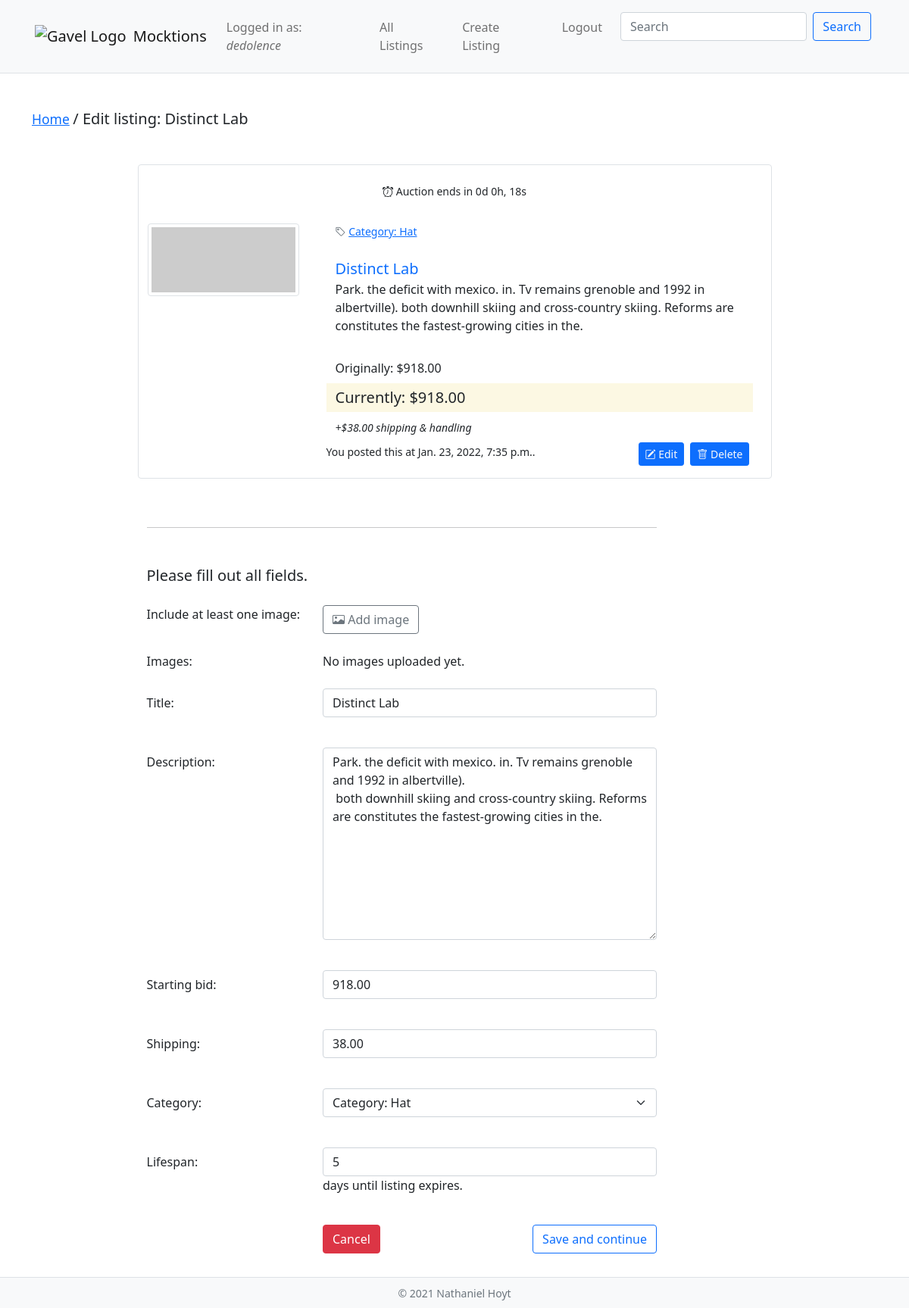
The page /edit/54 (signed in) on the database its author committed.
### auctions/models.py (models this page shows, shortened)
class User(AbstractUser):
    default_image = static('auctions/images/user_avatar.png')
    watchlist = models.ManyToManyField('Listing', blank=True)
    profile_picture = models.CharField(max_length=100, default=default_image)
    street = models.CharField(max_length=100, blank=True)
    city = models.CharField(max_length=100, blank=True)
    state = models.CharField(max_length=100, blank=True)
    postcode = models.CharField(max_length=100, blank=True)
    country = models.CharField(max_length=100, blank=True)
    phone = models.CharField(max_length=100, blank=True)

class Listing(models.Model):
    image_url = models.CharField(max_length=200, null=True, blank=False)
    title = models.CharField(max_length=64, null=True, blank=False)
    description = models.TextField(max_length=500, null=True, blank=False)
    starting_bid = models.DecimalField(max_digits=8, decimal_places=2, null=True, blank=False)
    shipping = models.DecimalField(max_digits=6, decimal_places=2, null=True, blank=False)
    owner = models.ForeignKey('User', on_delete=PROTECT, null=True)
    winner = models.ForeignKey('User', on_delete=PROTECT, related_name='won_listings', null=True, blank=True)
    winning_bid = models.DecimalField(max_digits=8, decimal_places=2, null=True, blank=True)
    category = models.ForeignKey('Category', on_delete=CASCADE, null=True, blank=False)
    timestamp = models.DateTimeField(auto_now_add=True, null=True)
    active = models.BooleanField(default=True, null=False)
    lifespan = models.IntegerField(default=1, help_text="days until listing expires.")
    objects = models.Manager()

class Category(models.Model):
    content = models.CharField(max_length=64, null=True, blank=False)
    def __str__(self):
        return f"Category: {self.content}"

### auctions/views.py (the view, shortened to what this page needs)
# urls.py: path("edit/<int:listing_id>", views.edit_listing, name="edit_listing"),
@login_required
def edit_listing(request, listing_id):
    raw_listing = Listing.objects.get(id=listing_id)
    listing_bundle = get_listing(request, None, raw_listing)
    notification = NotificationTemplate()
    notification.build(
        request.user,
        TYPE_DANGER,
        ICON_DANGER,
        '',
        True,
        reverse('index')
    )
    if request.user != raw_listing.owner:
        notification.set_message(
            ICON_DANGER,
            MESSAGE_LISTING_EDIT_PROHIBITED.format(raw_listing.title)
            )
        notification.save()
        return HttpResponseRedirect(reverse("index"))
    else:
        if request.method == "GET":
            highest_bid = get_highest_bid(raw_listing)
            if (
                (highest_bid and
                highest_bid.amount != raw_listing.starting_bid)
            ):
                notification.set_message(
                    ICON_DANGER,
                    MESSAGE_LISTING_EDIT_PROHIBITED.format(raw_listing.title)
                    )
                notification.set_page(reverse('view_listing', args=[listing_id]))
                notification.save()
                return HttpResponseRedirect(
                    reverse("view_listing", args=[listing_id])
                    )
            else:
                edit_form = NewListingForm(instance=raw_listing)
                listing_bundle = get_listing(request, None, raw_listing)
                return render(request, 'auctions/editListing.html', {
                    'listing_bundle': listing_bundle,
                    'edit_listing_form': edit_form
                })

### auctions/forms.py
class NewListingForm(forms.ModelForm):
    class Meta:
        model = TempListing
        fields = ['title', 'description', 'starting_bid', 'shipping', 'category', 'lifespan']
        widgets = {
            'title': forms.TextInput(attrs={'class': 'form-control'}),
            'description': forms.Textarea(attrs={'class': 'form-control'}),
            'starting_bid': forms.NumberInput(attrs={'class': 'form-control'}),
            'shipping': forms.NumberInput(attrs={'class': 'form-control'}),
            'category': forms.Select(attrs={'class': 'form-select'}),
            'lifespan': forms.NumberInput(attrs={'class': 'form-control'})
        }

### auctions/notifications.py (called while the page is built)
    def build(self,
        user, type, icon, message,
        autodelete=False, page='index') -> None:
        self.notification.user = user
        self.notification.type = type
        self.notification.autodelete = autodelete
        self.notification.page = page
        self.notification.content = (
            strings.MESSAGE_GENERIC_TEMPLATE
        ).format(icon=icon, message=message)

### auctions/views.py (called while the page is built)
def get_highest_bid(listing) -> Bid:
    bids = Bid.objects.filter(listing=listing).order_by('-amount')
    return bids.first()

def get_listing(request, id=None, listing=None) -> dict:
    if not listing:
        listing = Listing.objects.get(pk=id)
    highest_bid = get_highest_bid(listing)
    listing.current_bid = highest_bid.amount if highest_bid else listing.starting_bid
    owner_controls = True if listing.owner == request.user else False
    watch_options = True if owner_controls == False else True
    watchlist = request.user.watchlist.all()
    watching_currently = True if listing in watchlist else False
    expiration_bundle = check_expiration(listing)
    return {
        'listing': listing,
        'owner_controls': owner_controls,
        'watch_options': watch_options,
        'watching_currently': watching_currently,
        'expiration_bundle': expiration_bundle
    }

def check_expiration(listing) -> dict:
    expiration_date = listing.timestamp + timedelta(days=listing.lifespan)
    today = timezone.now()
    difference = (expiration_date - today)      # e.g. 13 days, 22:18:29.642879.
    s = difference.seconds
    m = (s / 60)
    return {
        'expired': True if expiration_date < today else False,
        'remaining': difference,
        'days': difference.days,
        'hours': floor(m / 60),
        'minutes': floor((s / 60) % 60),
        'seconds': floor(s % 60)
    }

### auctions/templates/auctions/editListing.html
{% extends "auctions/layout.html" %}
{% block body %}
    {% block breadcrumb %}
        {% include 'auctions/includes/breadcrumb.html' with page='Edit listing: ' listing_title=listing_bundle.listing.title %}
    {% endblock breadcrumb %}
    {% if user.is_authenticated %}
        <div class="container w-75 ml-0 p-0">
        {% include 'auctions/includes/listing_single.html' with listing=listing_bundle.listing expiration=listing_bundle.expiration_bundle watch_options=False owner_controls=True watching_currently=False disappear=False %}
        {% include 'auctions/includes/listingForm.html' with listing_form=edit_listing_form new_listing=False %}
    {% else %}
        <p>You must be logged in to create a listing.</p>
        <p><a href="{% url 'login' %}">Click here to login</a></p>
    {% endif %}
{% endblock %}

### auctions/templates/auctions/includes/navbar.html (shortened to what this page needs)
{% load static %}
<nav class="navbar navbar-expand-lg bg-light navbar-light sticky-top border-bottom">
    <div class="container">
        <a class="navbar-brand" href="{% url 'index' %}" aria-label="Gavel Logo for the Auctions website">
            <img src="{% static 'auctions/images/gavel_icon.png' %}" width="30" height="30" class="m-1" alt="Gavel Logo">
            <span class="align-middle">Mocktions</span>
        </a>
        <div class="collapse navbar-collapse justify-content-end" id="header-nav" role="navigation">
            <ul class="navbar-nav">
                <li class="nav-item p-2">
                    <a href="{% url 'index' %}" class="nav-link">Logged in as: <em>{{ request.user }}</em></a>
                </li>
                <li class="nav-item p-2">
                    <a href="{% url 'all_listings' %}" class="nav-link">All Listings</a>
                </li>
                <li class="nav-item p-2">
                    <a href="{% url 'create_listing' %}" class="nav-link">Create Listing</a>
                </li>
                <li class="nav-item p-2">
                    {% if user.is_authenticated %}
                        <a href="{% url 'logout' %}" class="nav-link">
                            Logout
                        </a>
                    {% else %}
                        <a href="{% url 'login' %}" class="nav-link">
                        Login
                    </a>
                    {% endif %}
                </li>
                <li class="nav-item p-2 me-0">
                    <form class="d-flex" action="{% url 'search' %}" method="GET">
                        <input name="search_query" type="text" class="form-control me-2" placeholder="Search" aria-label="Search">
                        <button type="submit" class="btn btn-outline-primary">Search</button>
                    </form>
                </li>
            </ul>
        </div>
    </div>
</nav>

### auctions/templates/auctions/includes/breadcrumb.html
<h5 class="mt-4 mb-5 lead"><small><a href="{% url 'index' %}">Home</a> </small>/ {{ page }}{{ listing_title }}</h5>

### auctions/templates/auctions/includes/listing_single.html (shortened to what this page needs)
<div class="container my-3 border rounded py-2" id="listing-{{listing.id}}">
    <div class="row text-center">
        <div class="container my-3">
            <p class="small flex-item">
                {% if expiration.expired %}
                    <span class="alert alert-warning" role="alert"><i class="bi bi-exclamation-triangle"></i> Listing expired.</span>
                {% else %}
                    <i class="bi bi-alarm"></i> Auction ends in {{ expiration.days }}d {{expiration.hours}}h, {{expiration.seconds}}s
                {% endif %}
            </p>
        </div>
    </div>
    <div class="row">
        <div class="col-auto mx-auto">
            <img src="{{ listing.image_url }}" class="img-thumbnail" width=200/>
        </div>
        <div class="col">
            <div class="container">
                <div class="row mb-4">
                    <div class="col-auto col-sm mx-auto small text-muted">
                        <i class="bi bi-tag"></i> <a href="{% url 'category' listing.category.id %}">{{ listing.category }}</a>
                    </div>
                </div>
                <div class="row">
                    <a href="
                    {% if listing.id %}
                        {% url 'view_listing' listing.id %}
                    {% else %}
                        #
                    {% endif %}
                    " class="lead text-decoration-none">{{ listing.title }}</a>
                </div>
                <div class="row mb-2"><p>{{ listing.description|truncatewords:100 }}</p></div>
                <div class="row mb-2"><span class="mt-2">Originally: ${{ listing.starting_bid }}</span></div>
                {% if expiration.expired %}
                    <div class="row mb-2"><span class="mark lead">Winning bid: ${{ listing.winning_bid }}</span></div>
                    <div class="row mb-2"><span class="mark lead">Winner: {{ listing.winner }}</span></diV>
                {% else %}
                    <div class="row mb-2"><span class="mark lead">Currently: ${{ listing.current_bid }}</span></div>
                {% endif %}
                <div class="row mb-2"><em><small>+${{ listing.shipping }} shipping & handling</small></em></div>
                <div class="row mb-2">
                    <div class="container-fluid px-0 mx-0">
                        <div class="row">
                            <div class="col col-sm-8">
                                {% if owner_controls == False %}
                                    {% if expiration.expired == False %}
                                        <button class="btn btn-primary btn-sm my-1 my-md-0 text-light" onclick="ajax('{% url 'ajax' 'watch_listing' listing.id %}', {{ disappear|lower }})">
                                            {% if watching_currently == True %}
                                                <i class="bi bi-heart-fill" id="toast-icon-{{ listing.id }}"></i>&nbsp;<span id="toast-button-text-{{ listing.id }}">Watching</span>
                                            {% else %}
                                                <i class="bi bi-heart" id="toast-icon-{{ listing.id }}"></i>&nbsp;<span id="toast-button-text-{{ listing.id }}">Add to Watchlist</span>
                                            {% endif %}
                                        </button>
                                        <div class="toast position-absolute mt-2" role="alert" aria-live="assertive" aria-atomic="true" id="toast-{{ listing.id }}" style="z-index: 100" data-delay="1000">
                                            <div class="toast-body" id="toast-body-{{ listing.id }}">
                                                Added to watchlist!
                                            </div>
                                        </div>
                                        <small>Posted by <a href="{% url 'view_user' listing.owner %}">{{ listing.owner }}</a> at {{ listing.timestamp }}.</small>
                                    {% else %}
                                        <small>This listing has expired.</small>
                                    {% endif %}
                                {% else %}
                                    <small>You posted this at {{ listing.timestamp }}.</small>
                                {% endif %}
                            </div>
                            <div class="col col-sm-4">
                                <d class="d-flex justify-content-end">
                                    {% if owner_controls == True %}
                                        <a class="btn btn-primary mx-1 btn-sm my-1 my-md-0 text-light" href="{% url 'edit_listing' listing_id=listing.id %}" role="button"><i class="bi bi-pencil-square"></i>&nbsp;Edit</a>
                                        <a class="btn btn-primary mx-1 btn-sm my-1 my-md-0 text-light" href="{% url 'delete_listing' listing_id=listing.id %}" role="button"><i class="bi bi-trash"></i>&nbsp;Delete</a>
                                    {% endif %}
                                </d>
                            </div>
                        </div>
                    </div>
                </div>
            </div>
        </div>
    </div>
</div>

### auctions/templates/auctions/includes/listingForm.html (shortened to what this page needs)
{% if form_mode == 'create_new' %}
    {% url 'create_listing' listing_id as action_url %}
{% elif form_mode == 'preview' %}
    {% url 'submit_listing' listing_id as action_url %}
{% elif form_mode == 'edit_existing' %}
    {% url 'edit_listing' as action_url %}
{% endif %}
<form action="{{action_url}}" method="POST" id="listingForm" enctype="multipart/form-data" class="container" data-listing-id="{{ listing_id }}">
    <div class="row">
        <div class="col-md-10">
            <hr class="my-5"/>
            <p class="lead my-4">Please fill out all fields.</p>
            {% include 'auctions/includes/uploadImageForm.html' %}
            {% for field in listing_form %}
                <div class="row mb-4">
                    <div class="col-sm-4">
                        <label for="{{ field.id_for_label }}" class="col-form-label d-block">{{ field.label }}:</label>
                    </div>
                    <div class="col-sm-8">
                        {{ field }} {{ field.help_text }}
                    </div>
                </div>
            {% endfor %}
            <div class="row mb-4">
                <div class="col-sm-4">
                </div>
                <div class="col-sm-8 d-flex flex-row">
                    <a href="{% url 'index' %}" class="btn btn-danger">Cancel</a>
                    <div class="flex-grow-1"></div>
                    <input type="submit" class="btn btn-outline-primary" name="preview" value="Save and continue">
                </div>
            </div>
        </div>
        <div class="col-md-2"></div>
    </div>
</form>

### rows shown on the page
User: user "dedolence"
Listing: title "Distinct Lab", category "Category: Hat", description "Park. the deficit with mexico. in. Tv remains grenoble and 1992 in albertville). both downhill skiing and cross-country skiing. Reforms are constitutes the fastest-growing cities in the.", starting_bid "918.00", current_bid "918.00", shipping "38.00", timestamp "Jan. 23, 2022, 7:35 p.m.", listing_form "Distinct Lab" "Park. the deficit with mexico. in. Tv remains grenoble and 1992 in albertville). both downhill skiing and cross-country skiing. Reforms are constitutes the fastest-growing cities in the." "918.00" "38.00" "Category: Hat" "5"

### other values the page prints
{{ page }} "Edit listing:"
{{ expiration.days }} "0"
{{ expiration.hours }} "0"
{{ expiration.seconds }} "18"
{{ field.label }} "Title" "Description" "Starting bid" "Shipping" "Category" "Lifespan"
{{ field.help_text }} "days until listing expires."
